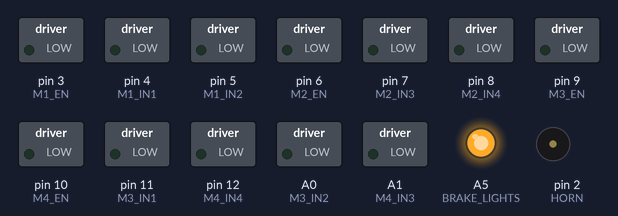
A sketch run on a simulated Arduino Uno, built with avr-gcc and run on an emulated ATmega328P. Shown: switched loads named in the sketch (green lamp = pin HIGH), output pins drawn as LEDs (lit = HIGH), buzzer (waves = sounding, pin HIGH). What the sketch prints to the serial monitor is not drawn.

Above: at 0.1 s.
Timing chart, 0 to 1.6 s (numbered marks = the images above):
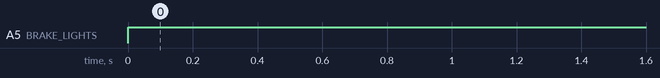

Measured:
- by itself, A5 (BRAKE_LIGHTS): LOW → HIGH at 0.00 s

The sketch:

Test2.ino
```cpp
// ============================================
// XCar - Main Bluetooth Control Firmware
// ============================================

#include <SoftwareSerial.h>

SoftwareSerial XCar(0, 1); // RX, TX

// ---- Motor 1 (Left Front) ----
#define M1_EN   3
#define M1_IN1  4
#define M1_IN2  5

// ---- Motor 2 (Left Rear) ----
#define M2_EN   6
#define M2_IN3  7
#define M2_IN4  8

// ---- Motor 3 (Right Front) ----
#define M3_EN   9
#define M3_IN1  11
#define M3_IN2  A0

// ---- Motor 4 (Right Rear) ----
#define M4_EN   10
#define M4_IN3  A1
#define M4_IN4  12

// ---- Lights ----
#define HEADLIGHTS    A2
#define LEFT_IND      A3
#define RIGHT_IND     A4
#define BRAKE_LIGHTS  A5

// ---- Horn ----
#define HORN  2

// ---- State Variables ----
int valY = 0;         // Forward/Backward: -255 to +255
int valX = 0;         // Turn: -255 to +255
bool headlight = false;
bool horn = false;
bool brakePressed = false;

// ---- Indicator blink ----
unsigned long lastBlinkTime = 0;
bool blinkState = false;

String inputBuffer = "";

// ============================================
void setup() {
  Serial.begin(9600);
  XCar.begin(9600);

  pinMode(M1_EN, OUTPUT);
  pinMode(M1_IN1, OUTPUT);
  pinMode(M1_IN2, OUTPUT);
  pinMode(M2_EN, OUTPUT);
  pinMode(M2_IN3, OUTPUT);
  pinMode(M2_IN4, OUTPUT);
  pinMode(M3_EN, OUTPUT);
  pinMode(M3_IN1, OUTPUT);
  pinMode(M3_IN2, OUTPUT);
  pinMode(M4_EN, OUTPUT);
  pinMode(M4_IN3, OUTPUT);
  pinMode(M4_IN4, OUTPUT);
  pinMode(HEADLIGHTS, OUTPUT);
  pinMode(LEFT_IND, OUTPUT);
  pinMode(RIGHT_IND, OUTPUT);
  pinMode(BRAKE_LIGHTS, OUTPUT);
  pinMode(HORN, OUTPUT);

  stopAllMotors();
  allLightsOff();
  Serial.println(F("XCar Ready"));
}

// ============================================
void loop() {
  // Read Bluetooth data
  while (XCar.available()) {
    char c = XCar.read();
    if (c == '\n') {
      parsePacket(inputBuffer);
      inputBuffer = "";
    } else {
      inputBuffer += c;
    }
  }

  // Apply motor control
  if (brakePressed) {
    stopAllMotors();
  } else {
    driveMotors(valY, valX);
  }

  // Headlight
  digitalWrite(HEADLIGHTS, headlight ? HIGH : LOW);

  // Horn
  digitalWrite(HORN, horn ? HIGH : LOW);

  // Indicators blinking
  handleIndicators();
}

// ============================================
// Parse packet: "Y:200,X:-100,H:1,HN:0,B:0"
// ============================================
void parsePacket(String packet) {
  // Extract Y
  int yIdx = packet.indexOf("Y:");
  int xIdx = packet.indexOf(",X:");
  int hIdx = packet.indexOf(",H:");
  int hnIdx = packet.indexOf(",HN:");
  int bIdx = packet.indexOf(",B:");

  if (yIdx == -1 || xIdx == -1 || hIdx == -1 || hnIdx == -1 || bIdx == -1) {
    return; // Invalid packet, ignore
  }

  valY        = packet.substring(yIdx + 2, xIdx).toInt();
  valX        = packet.substring(xIdx + 3, hIdx).toInt();
  headlight   = packet.substring(hIdx + 3, hnIdx).toInt();
  horn        = packet.substring(hnIdx + 4, bIdx).toInt();
  brakePressed = packet.substring(bIdx + 3).toInt();

  // Clamp values
  valY = constrain(valY, -255, 255);
  valX = constrain(valX, -255, 255);
}

// ============================================
// Drive motors using Y and X joystick values
// Differential steering:
// Left  motors = Y + X
// Right motors = Y - X
// ============================================
void driveMotors(int y, int x) {
  int leftSpeed  = constrain(y + x, -255, 255);
  int rightSpeed = constrain(y - x, -255, 255);

  // Left motors (Motor 1 and Motor 2)
  setMotor(M1_EN, M1_IN1, M1_IN2, leftSpeed);
  setMotor(M2_EN, M2_IN3, M2_IN4, leftSpeed);

  // Right motors (Motor 3 and Motor 4)
  setMotor(M3_EN, M3_IN1, M3_IN2, rightSpeed);
  setMotor(M4_EN, M4_IN3, M4_IN4, rightSpeed);

  // Brake lights — on when both joysticks are at zero
  if (y == 0 && x == 0) {
    digitalWrite(BRAKE_LIGHTS, HIGH);
  } else {
    digitalWrite(BRAKE_LIGHTS, LOW);
  }
}

// ============================================
// Set individual motor speed and direction
// ============================================
void setMotor(int enPin, int in1Pin, int in2Pin, int speed) {
  if (speed > 0) {
    analogWrite(enPin, speed);
    digitalWrite(in1Pin, LOW);
    digitalWrite(in2Pin, HIGH);
  } else if (speed < 0) {
    analogWrite(enPin, abs(speed));
    digitalWrite(in1Pin, HIGH);
    digitalWrite(in2Pin, LOW);
  } else {
    analogWrite(enPin, 0);
    digitalWrite(in1Pin, LOW);
    digitalWrite(in2Pin, LOW);
  }
}

// ============================================
// Handle indicator blinking
// ============================================
void handleIndicators() {
  // Only blink when turning, not braking
  if (brakePressed || (valY == 0 && valX == 0)) {
    digitalWrite(LEFT_IND, LOW);
    digitalWrite(RIGHT_IND, LOW);
    return;
  }

  if (valX > 30) {
    // Turning right
    digitalWrite(LEFT_IND, LOW);
    if (millis() - lastBlinkTime >= 500) {
      lastBlinkTime = millis();
      blinkState = !blinkState;
      digitalWrite(RIGHT_IND, blinkState);
    }
  } else if (valX < -30) {
    // Turning left
    digitalWrite(RIGHT_IND, LOW);
    if (millis() - lastBlinkTime >= 500) {
      lastBlinkTime = millis();
      blinkState = !blinkState;
      digitalWrite(LEFT_IND, blinkState);
    }
  } else {
    digitalWrite(LEFT_IND, LOW);
    digitalWrite(RIGHT_IND, LOW);
  }
}

// ============================================
// Helper Functions
// ============================================
void stopAllMotors() {
  analogWrite(M1_EN, 0); analogWrite(M2_EN, 0);
  analogWrite(M3_EN, 0); analogWrite(M4_EN, 0);
  digitalWrite(M1_IN1, LOW); digitalWrite(M1_IN2, LOW);
  digitalWrite(M2_IN3, LOW); digitalWrite(M2_IN4, LOW);
  digitalWrite(M3_IN1, LOW); digitalWrite(M3_IN2, LOW);
  digitalWrite(M4_IN3, LOW); digitalWrite(M4_IN4, LOW);
  digitalWrite(BRAKE_LIGHTS, HIGH);
}

void allLightsOff() {
  digitalWrite(HEADLIGHTS, LOW);
  digitalWrite(LEFT_IND, LOW);
  digitalWrite(RIGHT_IND, LOW);
  digitalWrite(BRAKE_LIGHTS, LOW);
  digitalWrite(HORN, LOW);
}
```
